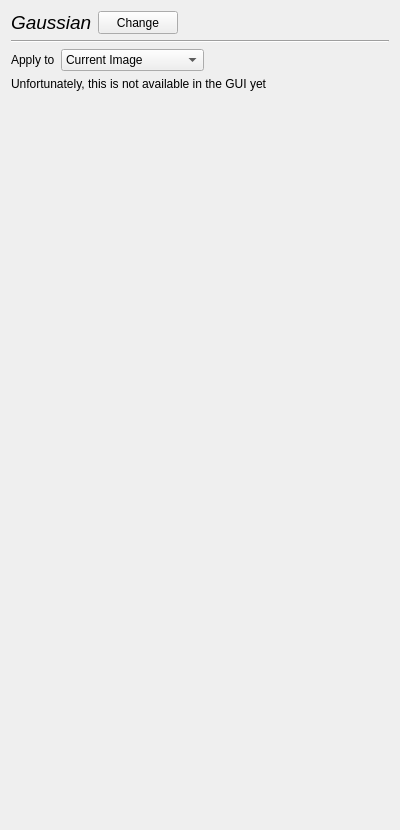
<?xml version="1.0" encoding="UTF-8"?>
<ui version="4.0">
 <class>HamiltonianGaussianWidget</class>
 <widget class="QWidget" name="HamiltonianGaussianWidget">
  <property name="geometry">
   <rect>
    <x>0</x>
    <y>0</y>
    <width>400</width>
    <height>830</height>
   </rect>
  </property>
  <property name="windowTitle">
   <string>Form</string>
  </property>
  <layout class="QGridLayout" name="gridLayout">
   <item row="2" column="0">
    <layout class="QGridLayout" name="gridLayout_2">
     <item row="0" column="1">
      <widget class="QPushButton" name="pushButton_changeHamiltonian">
       <property name="maximumSize">
        <size>
         <width>16777215</width>
         <height>25</height>
        </size>
       </property>
       <property name="text">
        <string>Change</string>
       </property>
      </widget>
     </item>
     <item row="0" column="0">
      <widget class="QLabel" name="label_2">
       <property name="font">
        <font>
         <pointsize>14</pointsize>
         <italic>true</italic>
        </font>
       </property>
       <property name="text">
        <string>Gaussian</string>
       </property>
      </widget>
     </item>
     <item row="0" column="2">
      <spacer name="horizontalSpacer">
       <property name="orientation">
        <enum>Qt::Horizontal</enum>
       </property>
       <property name="sizeHint" stdset="0">
        <size>
         <width>40</width>
         <height>20</height>
        </size>
       </property>
      </spacer>
     </item>
    </layout>
   </item>
   <item row="5" column="0">
    <widget class="QLabel" name="label">
     <property name="text">
      <string>Unfortunately, this is not available in the GUI yet</string>
     </property>
    </widget>
   </item>
   <item row="3" column="0">
    <widget class="Line" name="line">
     <property name="orientation">
      <enum>Qt::Horizontal</enum>
     </property>
    </widget>
   </item>
   <item row="6" column="0">
    <spacer name="verticalSpacer">
     <property name="orientation">
      <enum>Qt::Vertical</enum>
     </property>
     <property name="sizeHint" stdset="0">
      <size>
       <width>20</width>
       <height>40</height>
      </size>
     </property>
    </spacer>
   </item>
   <item row="4" column="0">
    <layout class="QGridLayout" name="gridLayout_31">
     <item row="0" column="1">
      <widget class="QComboBox" name="comboBox_Hamiltonian_Iso_ApplyTo">
       <property name="minimumSize">
        <size>
         <width>120</width>
         <height>0</height>
        </size>
       </property>
       <item>
        <property name="text">
         <string>Current Image</string>
        </property>
       </item>
       <item>
        <property name="text">
         <string>Current Image Chain</string>
        </property>
       </item>
       <item>
        <property name="text">
         <string>All Images</string>
        </property>
       </item>
      </widget>
     </item>
     <item row="0" column="2">
      <spacer name="horizontalSpacer_18">
       <property name="orientation">
        <enum>Qt::Horizontal</enum>
       </property>
       <property name="sizeHint" stdset="0">
        <size>
         <width>40</width>
         <height>20</height>
        </size>
       </property>
      </spacer>
     </item>
     <item row="0" column="0">
      <widget class="QLabel" name="label_23">
       <property name="maximumSize">
        <size>
         <width>60</width>
         <height>16777215</height>
        </size>
       </property>
       <property name="text">
        <string>Apply to</string>
       </property>
      </widget>
     </item>
    </layout>
   </item>
  </layout>
 </widget>
 <resources/>
 <connections/>
</ui>
